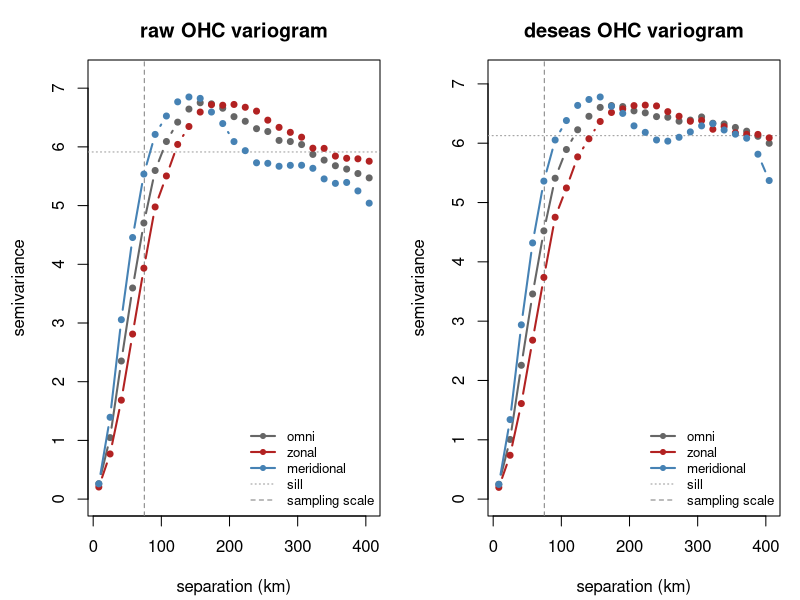

Recreate this plot in R.
## =====================================================================
## variogram.R -- OHC spatial (directional) and temporal decorrelation
##   scales from GLORYS, to set grid resolution and check whether the
##   within-cell residual can be made small at the achievable cell size.
##
##   Outputs, for BOTH estimands (raw OHC, deseasonalized OHC):
##     * directional spatial variograms (omni / zonal / meridional)
##     * decorrelation ranges via empirical 1/e crossing AND exp fit
##     * temporal decorrelation (e-folding) of the regional-mean series
##     * verdict: is the SHORT (meridional) range >= the sampling scale?
##       (the ordering that makes sigma_Y^perp small at the operating cell)
##
##   Parameterized on (box, analysis, clim); base R only.
##   INPUT: data.frame `glorys` with lon, lat, date (Date), ohc.
## =====================================================================

default_config <- function() list(
  box      = list(lon = c(-68, -62), lat = c(36, 40)),
  analysis = as.Date(c("2020-01-01", "2022-12-31")),
  clim     = as.Date(c("2020-01-01", "2022-12-31")),
  sampling_scale_km = 75,     # from float count: sqrt(|A| / n_floats)
  n_sub    = 400,             # points subsampled per snapshot
  n_bins   = 25,
  snap_stride = 9,            # use every k-th snapshot (speed)
  max_lag_days = 220,
  seed     = 1
)

## ------------------------- helpers ----------------------------------
EARTH_KM <- 6371
area_weight <- function(lat) cos(lat * pi / 180)

filter_domain <- function(dt, box, period) {
  keep <- dt$lon >= box$lon[1] & dt$lon <= box$lon[2] &
          dt$lat >= box$lat[1] & dt$lat <= box$lat[2] &
          dt$date >= period[1] & dt$date <= period[2]
  dt[keep, , drop = FALSE]
}
build_climatology <- function(dt) {
  ulon <- sort(unique(dt$lon)); ulat <- sort(unique(dt$lat))
  nlon <- length(ulon); nlat <- length(ulat)
  keyfun <- function(lon, lat, date) {
    (as.integer(format(date,"%m"))-1L)*nlon*nlat +
      (match(lat,ulat)-1L)*nlon + match(lon,ulon)
  }
  list(clim = tapply(dt$ohc, keyfun(dt$lon,dt$lat,dt$date), mean), keyfun = keyfun)
}
deseasonalize <- function(dt, clim) {
  dt$ohc <- dt$ohc - clim$clim[as.character(clim$keyfun(dt$lon,dt$lat,dt$date))]
  dt
}
collapse_space <- function(dt) {
  w <- area_weight(dt$lat); g <- as.character(dt$date)
  data.frame(date = as.Date(rownames(rowsum(w, g))),
             ybar = as.numeric(rowsum(w*dt$ohc, g) / rowsum(w, g)), row.names = NULL)
}
project_km <- function(lon, lat, lon0, lat0)
  list(x = EARTH_KM*cos(lat0*pi/180)*(lon-lon0)*pi/180,
       y = EARTH_KM*(lat-lat0)*pi/180)

## ---- directional spatial variogram, pooled over snapshots ----------
spatial_variogram <- function(dt, box, detrend = c("plane","mean"),
                              n_sub = 400, n_bins = 25, max_dist_km = NULL,
                              snap_stride = NULL, seed = 1) {
  detrend <- match.arg(detrend); set.seed(seed)
  lon0 <- mean(box$lon); lat0 <- mean(box$lat)
  if (is.null(max_dist_km)) {
    wx <- EARTH_KM*cos(lat0*pi/180)*diff(box$lon)*pi/180
    wy <- EARTH_KM*diff(box$lat)*pi/180
    max_dist_km <- 0.6*sqrt(wx^2 + wy^2)
  }
  breaks <- seq(0, max_dist_km, length.out = n_bins + 1)
  mids   <- (breaks[-1] + breaks[-(n_bins+1)]) / 2
  dirs   <- c("omni","zonal","merid")
  sum_g  <- cnt_g <- matrix(0, n_bins, 3, dimnames = list(NULL, dirs))
  sill_acc <- numeric(0)
  snaps <- sort(unique(dt$date))
  if (!is.null(snap_stride)) snaps <- snaps[seq(1, length(snaps), by = snap_stride)]
  for (dd in as.character(snaps)) {
    sub <- dt[as.character(dt$date) == dd, ]
    z <- sub$ohc; lon <- sub$lon; lat <- sub$lat
    z <- if (detrend == "mean") z - mean(z) else residuals(lm(z ~ lon + lat))
    sill_acc <- c(sill_acc, mean(z^2))
    if (length(z) > n_sub) { i <- sample.int(length(z), n_sub); z<-z[i]; lon<-lon[i]; lat<-lat[i] }
    p <- project_km(lon, lat, lon0, lat0)
    dx <- outer(p$x, p$x, "-"); dy <- outer(p$y, p$y, "-")
    d  <- sqrt(dx^2 + dy^2); g <- 0.5 * outer(z, z, "-")^2
    lt <- lower.tri(d)
    dv <- d[lt]; gv <- g[lt]
    ang <- atan2(abs(dy[lt]), abs(dx[lt])) * 180/pi         # 0 (E-W) .. 90 (N-S)
    keep <- dv > 0 & dv <= max_dist_km
    dv <- dv[keep]; gv <- gv[keep]; ang <- ang[keep]
    bin <- findInterval(dv, breaks, rightmost.closed = TRUE)
    for (k in 1:3) {
      sel <- switch(k, rep(TRUE, length(dv)), ang < 30, ang > 60)
      if (!any(sel)) next
      sg <- tapply(gv[sel], bin[sel], sum); cg <- tapply(gv[sel], bin[sel], length)
      bi <- as.integer(names(sg))
      sum_g[bi,k] <- sum_g[bi,k] + sg; cnt_g[bi,k] <- cnt_g[bi,k] + cg
    }
  }
  gamma <- sum_g / cnt_g
  data.frame(dist_km = mids,
             gamma_omni = gamma[,1],  n_omni = cnt_g[,1],
             gamma_zonal= gamma[,2],  n_zonal= cnt_g[,2],
             gamma_merid= gamma[,3],  n_merid= cnt_g[,3],
             sill = mean(sill_acc, na.rm = TRUE))
}

## ---- range extraction: empirical 1/e + exponential fit -------------
fit_range <- function(dist_km, gamma, npair, sill) {
  ok <- is.finite(gamma) & npair > 0
  h <- dist_km[ok]; g <- gamma[ok]; w <- npair[ok]
  thr <- (1 - 1/exp(1)) * sill
  emp <- NA_real_
  ab <- which(g >= thr)
  if (length(ab)) emp <- if (ab[1] == 1) h[1] else
    approx(g[c(ab[1]-1, ab[1])], h[c(ab[1]-1, ab[1])], xout = thr)$y
  a_fit <- NA_real_
  fit <- tryCatch(nls(g ~ nug + (ps - nug)*(1 - exp(-h/a)),
                      start = list(nug = 0, ps = sill, a = max(h)/3),
                      weights = w, algorithm = "port",
                      lower = c(0, 0, 1), upper = c(sill, 2*sill, max(h))),
                  error = function(e) NULL)
  if (!is.null(fit)) a_fit <- unname(coef(fit)["a"])
  c(range_1e = emp, range_exp = a_fit)
}

## ---- temporal decorrelation of the regional-mean series ------------
temporal_acf <- function(series, max_lag_days = 220) {
  y <- series$ybar
  step <- as.numeric(median(diff(series$date)))
  a <- acf(y, lag.max = ceiling(max_lag_days/step), plot = FALSE)$acf[,1,1]
  lags <- (0:(length(a)-1)) * step; thr <- 1/exp(1)
  bl <- which(a < thr)
  ef <- if (length(bl) && bl[1] > 1)
    approx(a[c(bl[1]-1, bl[1])], lags[c(bl[1]-1, bl[1])], xout = thr)$y else NA_real_
  list(lag_days = lags, acf = a, efold_days = ef)
}

## ------------------------- driver -----------------------------------
run_variogram_analysis <- function(glorys, config = default_config()) {
  box <- config$box
  ana  <- filter_domain(glorys, box, config$analysis)
  clim <- build_climatology(filter_domain(glorys, box, config$clim))
  ana_ds <- deseasonalize(ana, clim)
  vg_raw <- spatial_variogram(ana,    box, "plane", config$n_sub, config$n_bins,
                              snap_stride = config$snap_stride, seed = config$seed)
  vg_ds  <- spatial_variogram(ana_ds, box, "mean",  config$n_sub, config$n_bins,
                              snap_stride = config$snap_stride, seed = config$seed)
  rng <- function(vg, field) do.call(rbind, lapply(c("omni","zonal","merid"), function(dir) {
    r <- fit_range(vg$dist_km, vg[[paste0("gamma_",dir)]], vg[[paste0("n_",dir)]], vg$sill[1])
    data.frame(field = field, direction = dir, sill = round(vg$sill[1],3),
               range_1e_km = round(r["range_1e"],1), range_exp_km = round(r["range_exp"],1),
               row.names = NULL)
  }))
  ranges <- rbind(rng(vg_raw,"raw"), rng(vg_ds,"deseas"))
  tac <- temporal_acf(collapse_space(ana_ds), config$max_lag_days)
  list(vg_raw = vg_raw, vg_ds = vg_ds, ranges = ranges, temporal = tac, config = config)
}

report_verdict <- function(res) {
  ss <- res$config$sampling_scale_km
  cat(sprintf("\nSampling scale (float-count floor): %.0f km\n", ss))
  for (fld in c("raw","deseas")) {
    m <- res$ranges[res$ranges$field==fld & res$ranges$direction=="merid", ]
    short <- suppressWarnings(min(m$range_1e_km, m$range_exp_km, na.rm=TRUE))
    verdict <- if (!is.finite(short)) "indeterminate (no clean range)" else
      if (short >= ss) "OK: cells at sampling scale sit within a decorrelation length -> sigma_Y^perp small" else
      "CONCERN: short scale < sampling scale -> bias-relevant structure unresolved; residual not automatically negligible"
    cat(sprintf("  [%s] meridional (short) range ~ %.0f km  ->  %s\n", fld, short, verdict))
  }
  cat(sprintf("\nTemporal decorrelation (deseasonalized regional mean): e-fold ~ %.0f days\n",
              res$temporal$efold_days))
}

plot_variograms <- function(res) {
  op <- par(mfrow=c(1,2), mar=c(4.2,4.4,3,1)); on.exit(par(op))
  for (fld in c("raw","deseas")) {
    vg <- if (fld=="raw") res$vg_raw else res$vg_ds
    cols <- c(omni="grey40", zonal="firebrick", merid="steelblue")
    plot(vg$dist_km, vg$gamma_omni, type="n",
         ylim=c(0, max(vg[,c("gamma_omni","gamma_zonal","gamma_merid")],na.rm=TRUE)*1.05),
         xlab="separation (km)", ylab="semivariance",
         main=sprintf("%s OHC variogram", fld))
    abline(h=vg$sill[1], lty=3, col="grey60")
    abline(v=res$config$sampling_scale_km, lty=2, col="grey50")
    for (dir in c("omni","zonal","merid")) {
      lines(vg$dist_km, vg[[paste0("gamma_",dir)]], col=cols[dir], lwd=2, type="b", pch=20)
    }
    legend("bottomright", c("omni","zonal","meridional","sill","sampling scale"),
           col=c(cols,"grey60","grey50"), lwd=c(2,2,2,1,1), lty=c(1,1,1,3,2),
           pch=c(20,20,20,NA,NA), bty="n", cex=0.8)
  }
}

## ---- GLORYS OHC loader + CSV export for the resolution.qmd report ----
## Reads the native-grid OHC written by code/export_glorys_ohc.py (see
## code/leakage_curve.R for the same loader) and, given a depth, runs the
## variogram analysis and writes tidy result tables consumed by code/leakage.py.
read_glorys_ohc <- function(dir, years, cols) {
  files <- file.path(dir, sprintf("glorys_ohc_%d.csv", years))
  files <- files[file.exists(files)]
  stopifnot(length(files) > 0)
  dt <- data.table::rbindlist(lapply(files, data.table::fread,
                                     select = c("lon", "lat", "date", cols)))
  dt[, date := as.Date(date)]
  as.data.frame(dt)
}

## Long-format directional curves from one spatial_variogram() data.frame.
vg_long <- function(vg, field, depth) do.call(rbind, lapply(c("omni","zonal","merid"),
  function(dir) data.frame(depth = depth, field = field, direction = dir,
    dist_km = vg$dist_km, gamma = vg[[paste0("gamma_", dir)]],
    n = vg[[paste0("n_", dir)]], sill = vg$sill[1], row.names = NULL)))

write_variogram_tables <- function(out_ranges, out_curves, out_acf,
                                   depths = c("700", "2000"),
                                   config = default_config(),
                                   dir = file.path("data", "glorys_ohc")) {
  yrs  <- as.integer(format(config$analysis, "%Y"))
  base <- read_glorys_ohc(dir, yrs[1]:yrs[2], paste0("ohc_", depths))
  rg <- list(); cv <- list(); ac <- list()
  for (d in depths) {
    g <- base; g$ohc <- g[[paste0("ohc_", d)]]; g <- g[!is.na(g$ohc), , drop = FALSE]
    res <- run_variogram_analysis(g, config)
    res$ranges$depth <- d; rg[[d]] <- res$ranges
    cv[[d]] <- rbind(vg_long(res$vg_raw, "raw", d), vg_long(res$vg_ds, "deseas", d))
    ac[[d]] <- data.frame(depth = d, lag_days = res$temporal$lag_days,
                          acf = res$temporal$acf, efold_days = res$temporal$efold_days)
  }
  dir.create(dirname(out_ranges), showWarnings = FALSE, recursive = TRUE)
  data.table::fwrite(do.call(rbind, rg), out_ranges)
  data.table::fwrite(do.call(rbind, cv), out_curves)
  data.table::fwrite(do.call(rbind, ac), out_acf)
}

## CLI: Rscript code/variogram.R <ranges.csv> <curves.csv> <acf.csv> [depths]
VARIOGRAM_CLI_ARGS <- commandArgs(trailingOnly = TRUE)
if (length(VARIOGRAM_CLI_ARGS) >= 3) {
  depths <- if (length(VARIOGRAM_CLI_ARGS) >= 4)
    strsplit(VARIOGRAM_CLI_ARGS[4], ",")[[1]] else c("700", "2000")
  write_variogram_tables(VARIOGRAM_CLI_ARGS[1], VARIOGRAM_CLI_ARGS[2],
                         VARIOGRAM_CLI_ARGS[3], depths)
}

## ========================= SELF-TEST ================================
if (!exists("RUN_SELFTEST")) RUN_SELFTEST <- length(VARIOGRAM_CLI_ARGS) < 3
if (RUN_SELFTEST) {
  set.seed(1)
  box <- list(lon = c(-68,-62), lat = c(36,40))
  lonv <- seq(box$lon[1], box$lon[2], by=1/12); nlon <- length(lonv)
  latv <- seq(box$lat[1], box$lat[2], by=1/12); nlat <- length(latv)
  grid <- expand.grid(lon=lonv, lat=latv, KEEP.OUT.ATTRS=FALSE)
  front <- 70 + 5*(38-grid$lat) + 2*((-65)-grid$lon)      # anisotropic front (stronger in lat)
  dates <- seq(as.Date("2020-01-01"), as.Date("2022-12-31"), by=3)
  ## anisotropic mesoscale via separable Gaussian-smoothed white noise
  gk <- function(s){ r<-max(1,ceiling(3*s)); k<-dnorm((-r):r,0,s); k/sum(k) }
  gsmooth <- function(M, sx, sy) {
    M <- apply(M, 2, function(col) as.numeric(stats::filter(col, gk(sx), circular=TRUE)))
    t(apply(M, 1, function(row) as.numeric(stats::filter(row, gk(sy), circular=TRUE))))
  }
  rows <- lapply(dates, function(d) {
    doy <- as.integer(format(d,"%j")); k <- as.numeric(d - as.Date("2020-01-01"))
    seas <- 8*cos(2*pi*doy/365 - 0.4)
    edd <- gsmooth(matrix(rnorm(nlon*nlat), nlon, nlat), sx=6, sy=3)  # ~54 km zonal, ~27 km merid
    edd <- 2.5 * as.vector(edd) / sd(edd)
    data.frame(lon=grid$lon, lat=grid$lat, date=d,
               ohc = front + seas + 0.6*k/365.25 + edd + rnorm(nrow(grid),0,0.3))
  })
  glorys <- do.call(rbind, rows)
  cat(sprintf("synthetic GLORYS: %d rows; eddy built with sx=6 (~54km) sy=3 (~27km) cells\n",
              nrow(glorys)))

  res <- run_variogram_analysis(glorys, default_config())
  cat("\n== directional decorrelation ranges (km) ==\n")
  print(res$ranges, row.names = FALSE)
  report_verdict(res)
  png("variograms.png", width=1100, height=470, res=110); plot_variograms(res); dev.off()
  cat("\nSaved variograms.png\n")
}
